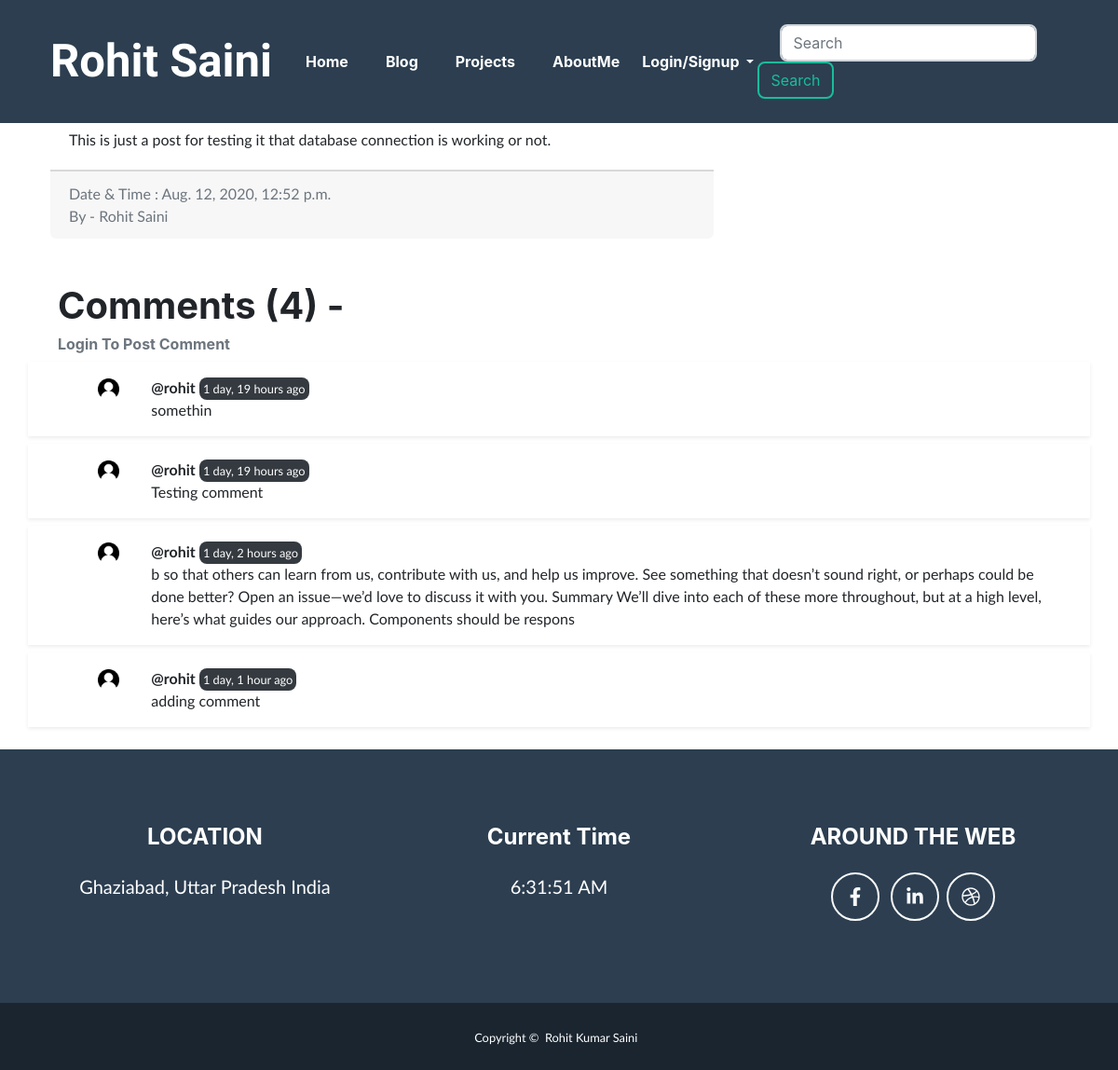
/blog/first-post/, run on the app's committed database.
### port/models.py (models this page shows, shortened)
class Posts(models.Model):
    sno = models.AutoField(primary_key=True)
    title = models.CharField(max_length=100)
    content = models.TextField()
    author = models.CharField(max_length=50)
    slug = models.CharField(max_length=130, default="")
    time = models.DateTimeField(blank=True)

class BlogComment(models.Model):
    sno = models.AutoField(primary_key=True)
    comment = models.TextField()
    user = models.ForeignKey(User, on_delete=models.CASCADE)
    post = models.ForeignKey(Posts, on_delete=models.CASCADE)
    parent = models.ForeignKey('self', on_delete=models.CASCADE, null=True)
    timestamp = models.DateTimeField(default=now)

### port/views.py (the view)
# urls.py: path('blog/<slug:slug>/', views.blogPost, name="blogPost"),
def blogPost(request, slug):
    post = Posts.objects.filter(slug=slug).first()
    comments = BlogComment.objects.filter(post=post, parent=None)
    replies = BlogComment.objects.filter(post=post).exclude(parent=None)
    replyDict = {}
    for reply in replies:
        if reply.parent.sno not in replyDict.keys():
            replyDict[reply.parent.sno] = [reply]
        else:
            replyDict[reply.parent.sno].append(reply)
    context = {
        "post": post,
        "comments": comments,
        "user": request.user,
        "replies": replyDict
    }
    return render(request, 'blogPost.html', context)

### port/templates/blogPost.html (shortened to what this page needs)
{% extends "basic.html" %}
{% block body %}
{% load static  %}
{% load humanize %}
{% load extras %}
<br><br>
<div class="container">
    <div class="row">
        <div class="col-md-8">
          <div class="mb-4 my-4">
              <div class="card-body">
              <h2 class="title"> {{ post.title }} </h2>
              <p class="card-text"> {{ post.content|safe }} </p>
              </div>
              <div class="card-footer text-muted">
                Date & Time : {{ post.time }}
                  <div class="mr-2">By - {{ post.author}}</div>
              </div>
          </div>
      </div>
    </div>
</div>
<div class="container my-4">
  <h1 class="mx-2">Comments ({{ comments|length }}) - </h1>
  {% if  user.is_authenticated %}
  <div class="row">
    <div class="col-md-6 col-md-offset-3">
      <div class="panel panel-info">
        <div class="panel-body">
          <p>Post comments</p>
          <form action="/postcomment/" method="post">{% csrf_token %}
          <textarea placeholder="Write your comment here !" class="pb-cmnt-textarea"  name="comment" required></textarea>
          <input type="hidden" name="postSno" value="{{ post.sno }}">
          <input type="hidden" name="parentSno" value="">
          <input type="submit" value="Post Comment" class="btn btn-primary pull-rights">
        </form>
        </div>
      </div>
    </div>
  </div>
  {% else %}
  <h6 class="text-muted mx-2">Login To Post Comment</h6>
  {% endif %}
{% for comment in comments %}
  <div class="row my-2 shadow-sm p-3 mb-2">
      <div class="rounded mx-auto d-block pl-5"><img src="{%static 'assets/img/user.png' %}" style="width: 23px;"></div>
      <div class="col-md-11 ml-0">
        <b>@{{ comment.user.username }}</b>
        <small class="bg-dark p-1 text-white rounded"> {{ comment.timestamp | naturaltime }}</small>
        <div>{{ comment.comment }}</div>
    </div>
  </div>
{% endfor %}
</div>
{% endblock %}

### port/templates/basic.html (shortened to what this page needs)
<!DOCTYPE html>
<html lang="en">
    <head>{% load static %}
        <link href="{%static 'css/styles.css' %}" rel="stylesheet">
        <link rel="stylesheet" href="{%static 'css/body.css' %}">
        <link href="{%static 'css/blog-home.css' %}" rel="stylesheet">
        <link rel="stylesheet" href="https://cdnjs.cloudflare.com/ajax/libs/animate.css/4.0.0/animate.min.css"/>
    </head>
    <body id="page-top">
        <nav class="navbar navbar-expand-lg bg-secondary fixed-top" id="mainNav">
            <div class="container"><a class="navbar-brand js-scroll-trigger" href="/" style="font-family: 'Grenze Gotisch', cursive;font-size: 49px;">Rohit Saini</a>
                <div class="collapse navbar-collapse" id="navbarResponsive">
                    <ul class="navbar-nav ml-auto">
                        <li class="nav-item mx-0 mx-lg-1"><a class="nav-link py-3 px-0 px-lg-3 rounded js-scroll-trigger {% block homeactive %} {% endblock homeactive %}" href="/">Home</a>
                        </li>
                        <li class="nav-item mx-0 mx-lg-1"><a class="nav-link py-3 px-0 px-lg-3 rounded js-scroll-trigger  {% block blogactive %} {% endblock blogactive %}" href="/blog/">Blog</a>
                        </li>
                        <li class="nav-item mx-0 mx-lg-1"><a class="nav-link py-3 px-0 px-lg-3 rounded js-scroll-trigger {% block portactive %} {% endblock portactive %}" href="/portfolio/">Projects</a>
                        </li>
                        <li class="nav-item mx-0 mx-lg-1"><a class="nav-link py-3 px-0 px-lg-3 rounded js-scroll-trigger {% block aboutactive %} {% endblock aboutactive %}" href="/about/">AboutMe</a>
                        </li>
                        {% if  user.is_authenticated %}
                        <div class="dropdown">
                          <li class="nav-item mx-0 mx-lg-1 text-white dropdown-toggle"><a class="nav-link px-2 px-lg-3 rounded js-scroll-trigger" id="loginsignup" data-toggle="dropdown" aria-haspopup="true" aria-expanded="false"></a>
                            Welcome {{ request.user }}
                            </li>
                            <div class="dropdown-menu" aria-labelledby="loginsignup">
                                <a class="dropdown-item" href="/logout/">LogOut</a>
                            </div>
                        </div>
                        {% else %}
                        <div class="dropdown">
                            <li class="nav-item mx-0 mx-lg-1 text-white dropdown-toggle"><a class="nav-link px-2 px-lg-3 rounded js-scroll-trigger" id="loginsignup" data-toggle="dropdown" aria-haspopup="true" aria-expanded="false"></a>
                            Login/Signup
                            </li>
                        </div>
                        {% endif %}
                    </ul>
                    <form method="get" action="/search" class="form-inline my-2 my-lg-0">
                      <input class="form-control mr-sm-2 mx-4" type="search" placeholder="Search" aria-label="Search" name="search" id="search">
                      <button class="btn btn-outline-primary my-2 my-sm-0" type="submit">Search</button>
              </form>
                </div>
            </div>
        </nav>
{% block body %}
{% endblock %}
    <footer class="footer text-center">
            <div class="container">
                <div class="row">
                    <div class="col-lg-4 mb-4 mb-lg-0">
                        <h4 class="mb-4">LOCATION</h4>
                        <p class="pre-wrap lead mb-0">Ghaziabad, Uttar Pradesh India</p>
                    </div>
                    <div class="col-lg-4 mb-4 mb-lg-0">
                        <h4>Current Time</h4>
                        <p class="pre-wrap lead my-4" id="time"></p>
                    </div>
                    <div class="col-lg-4 mb-4 mb-lg-0">
                        <h4 class="mb-4">AROUND THE WEB</h4>
                        <a class="btn btn-outline-light btn-social mx-1" href="https://www.facebook.com/profile.php?id=100007325041744" target="_blank"><i class="fab fa-fw fa-facebook-f"></i></a>
                        <a class="btn btn-outline-light btn-social mx-1" href="https://www.linkedin.com/in/rohit-kumar-saini/" target="_blank"><i class="fab fa-fw fa-linkedin-in"></i></a><a class="btn btn-outline-light btn-social mx-1" href="/"><i class="fab fa-fw fa-dribbble"></i></a>
                    </div>
            </div>
        </footer>
        <section class="copyright py-4 text-center text-white">
            <div class="container" id="copy"><small class="pre-wrap">Copyright &copy;  Rohit Kumar Saini  </small></div>
        </section>
    </body>
</html>

### data on the page
Posts: content "This is just a post for testing it that database connection is working or not.", time "Aug. 12, 2020, 12:52 p.m.", author "Rohit Saini"
BlogComment: user.username "rohit", timestamp "1 day, 19 hours ago", comment "somethin"
BlogComment: user.username "rohit", timestamp "1 day, 19 hours ago", comment "Testing comment"
BlogComment: user.username "rohit", timestamp "1 day, 2 hours ago", comment "b so that others can learn from us, contribute with us, and help us improve. See something that doesn’t sound right, or perhaps could be done better? Open an issue—we’d love to discuss it with you. Summary We’ll dive into each of these more throughout, but at a high level, here’s what guides our approach. Components should be respons"
BlogComment: user.username "rohit", timestamp "1 day, 1 hour ago", comment "adding comment"

### other printed values
{{ comments|length }} "4"
